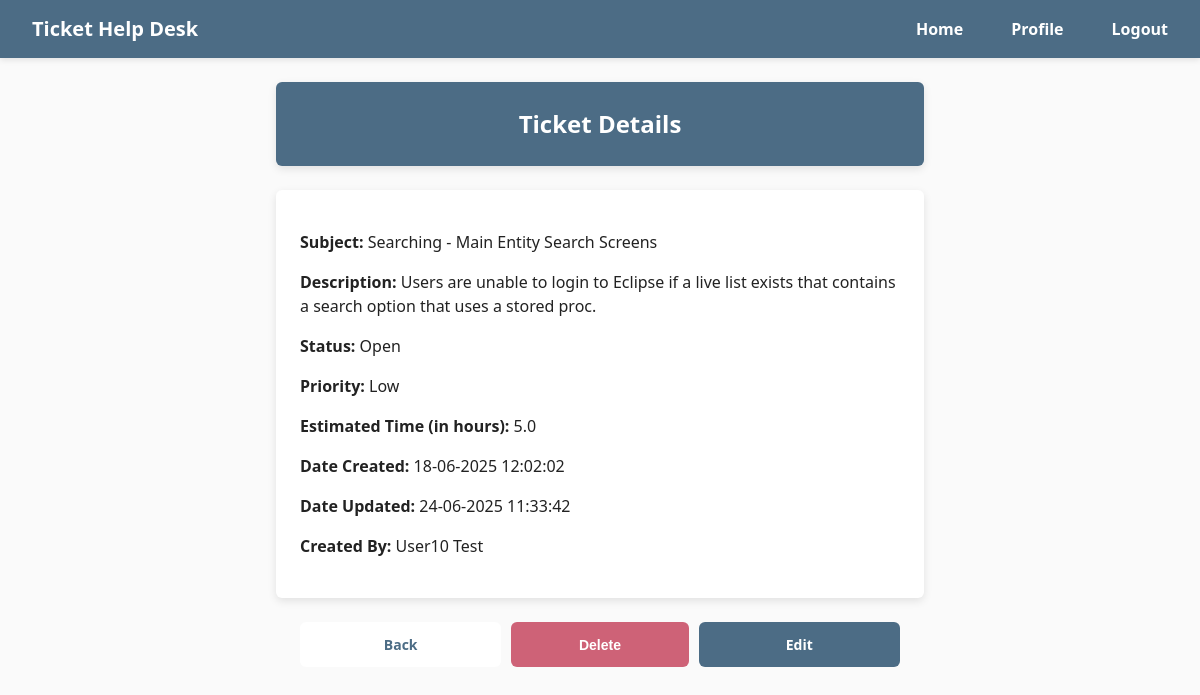
The page /ticket_details/10 (signed in) on the database its author committed.
### HelpDeskTicketingSystem/models/TicketModel.py (models this page shows)
class Ticket(db.Model):
    id = db.Column(db.Integer, primary_key=True)
    subject = db.Column(db.String(100), nullable=False)
    description = db.Column(db.Text, nullable=False)
    status = db.Column(db.String(20), nullable=False)
    priority = db.Column(db.String(20), nullable=False)
    estimated_time = db.Column(db.Float, nullable=False)
    date_created = db.Column(db.DateTime(timezone=True), default=func.current_timestamp())
    date_updated = db.Column(db.DateTime(timezone=True), default=func.current_timestamp(), onupdate=func.current_timestamp())
    user_id = db.Column(db.Integer, db.ForeignKey('user.id'))
    user = relationship('User', backref='tickets')

### HelpDeskTicketingSystem/models/UserModel.py (models this page shows)
class User(db.Model, UserMixin):
    id = db.Column(db.Integer, primary_key=True)
    forename = db.Column(db.String(50))
    surname = db.Column(db.String(50))
    email = db.Column(db.String(150), unique=True)
    password = db.Column(db.String(20))
    account_type = db.Column(db.String(20), nullable=False)

### HelpDeskTicketingSystem/views/tickets.py (the view)
@tickets_bp.route('/ticket_details/<int:ticket_id>', methods=['GET'])
@login_required
def ticket_details(ticket_id):
    ticket = Ticket.query.filter_by(id=ticket_id).first()
    if not ticket:
        flash('Ticket not found.', category='error')
        return redirect(url_for('home.home'))
    if ticket.user_id != current_user.id and current_user.account_type != 'Administrator':
        flash('You do not have permission to view this ticket.', category='error')
        return redirect(url_for('home.home'))
    return render_template('ticket_details.html', ticket=ticket)

### HelpDeskTicketingSystem/__init__.py (called while the page is built)
def create_app(config_class=None):
    app = Flask(__name__)
    if config_class:
        app.config.from_object(config_class)
    else:
        app.config.from_object(Config)
    db.init_app(app)
    login_manager.init_app(app)
    login_manager.login_view = 'auth.login'
    from .views.home import home_bp
    from .views.auth import auth_bp
    from .views.users import users_bp
    from .views.tickets import tickets_bp
    app.register_blueprint(home_bp, url_prefix='/')
    app.register_blueprint(auth_bp, url_prefix='/')
    app.register_blueprint(tickets_bp, url_prefix='/')
    app.register_blueprint(users_bp, url_prefix='/')
    create_database(app)
    from .models import User
    @login_manager.user_loader
    def load_user(user_id):
        return User.query.get(int(user_id))
    return app

### HelpDeskTicketingSystem/templates/ticket_details.html
{% extends "base.html" %} {% block title %} Ticket Details {% endblock %} {%
block content %}
<h2>Ticket Details</h2>
<div class="form">
  <p><strong>Subject:</strong> {{ ticket.subject }}</p>
  <p><strong>Description:</strong> {{ ticket.description }}</p>
  <p><strong>Status:</strong> {{ ticket.status }}</p>
  <p><strong>Priority:</strong> {{ ticket.priority }}</p>
  <p><strong>Estimated Time (in hours):</strong> {{ ticket.estimated_time }}</p>
  <p>
    <strong>Date Created:</strong> {{ ticket.date_created.strftime('%d-%m-%Y
    %H:%M:%S') }}
  </p>
  <p>
    <strong>Date Updated:</strong> {{ ticket.date_updated.strftime('%d-%m-%Y
    %H:%M:%S') if ticket.date_updated else "Never" }}
  </p>
  {% if current_user.account_type == 'Administrator' %}
  <p>
    <strong>Created By:</strong> {{ ticket.user.forename }} {{
    ticket.user.surname }}
  </p>
  {% endif %}
</div>
<br />
<div class="btn-group">
  <a href="{{ url_for('home.home') }}" class="btn btn-group btn-secondary"
    >Back</a
  >
  {% if current_user.account_type == 'Administrator' %}
  <form
    method="POST"
    class="btn-form"
    action="{{ url_for('tickets.delete_ticket', ticket_id=ticket.id) }}"
    onsubmit="return confirm('Are you sure you want to delete this ticket?');"
  >
    <button type="submit" class="btn btn-group btn-danger">Delete</button>
  </form>
  {% endif %}
  <a
    href="{{ url_for('tickets.edit_ticket', ticket_id=ticket.id) }}"
    class="btn btn-group btn-primary"
    >Edit</a
  >
</div>
{% endblock %}

### HelpDeskTicketingSystem/static/main.css (style rules this page uses)
body { margin: 0; padding: 0; font-family: "Segoe UI", sans-serif; font-size: 16px; line-height: 1.5; color: #222; background-color: #fafafa; }
h2 { background: #fff; padding: 24px; border-radius: 6px; box-shadow: 0 3px 8px rgba(0, 0, 0, 0.1); max-width: 600px; margin: 0 auto; text-align: center; margin-bottom: 24px; background-color: #4C6C85; color: #fff; }
a { color: #4C6C85; text-decoration: none; }
p { color: #222; text-decoration: none; font-weight: 300; }
.form { background: #fff; padding: 24px; border-radius: 6px; box-shadow: 0 3px 8px rgba(0, 0, 0, 0.1); max-width: 600px; margin: auto; }
.btn-group { max-width: 600px; align-content: end; margin: 0 auto 24px; display: flex; gap: 10px; }
.btn-group .btn, .btn-group a.btn, .btn-group button.btn { flex: 1; display: flex; align-items: center; justify-content: center; text-align: center; width: 100%; padding: 12px; font-size: 14px; font-weight: 700; border: none; border-radius: 6px; cursor: pointer; text-decoration: none; }
.btn-group.btn-primary { background-color: #4C6C85; color: #fff; }
.btn-group.btn-secondary { background-color: #fff; color: #4C6C85; }
.btn-group.btn-danger { background-color: #ce6277; color: #fff; }
.btn-form { flex: 1; display: flex; }
.btn-form button.btn { flex: 1; }

### rows shown on the page
Ticket: subject "Searching - Main Entity Search Screens", description "Users are unable to login to Eclipse if a live list exists that contains a search option that uses a stored proc.", status "Open", priority "Low", estimated_time "5.0", date_created "18-06-2025 12:02:02", date_updated "24-06-2025 11:33:42"
User: user.forename "User10", user.surname "Test"
